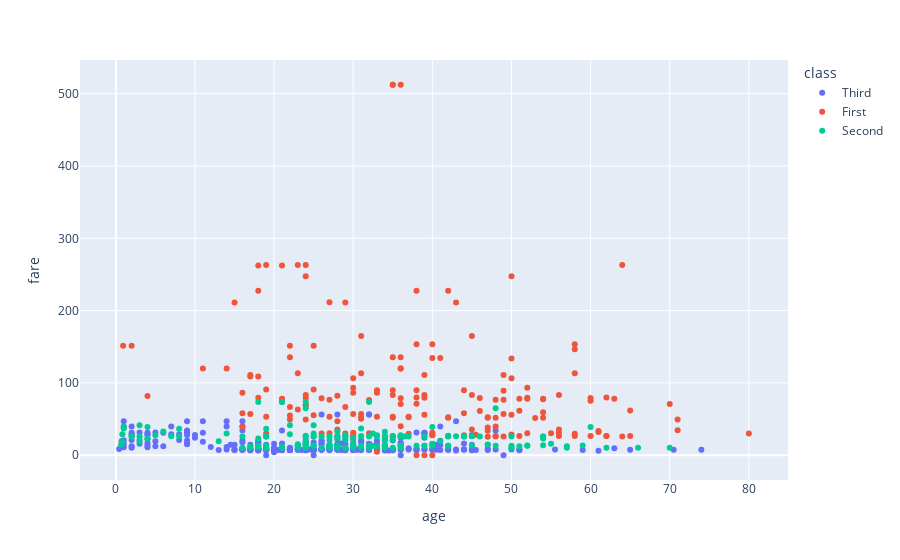

The notebook cell saved with this chart:
### Code cell
fig = px.scatter(df, x='age', y='fare', color='class')
fig.show()

### Figure 1 — Plotly figure (JSON) as saved in the notebook; plotly's stock layout.template omitted (floating-point values rounded to 4 significant figures; data arrays with more than 128 entries replaced by an {"elided": "..."} marker saying what was removed)
{"data": [{"hovertemplate": "class=Third<br>age=%{x}<br>fare=%{y}<extra></extra>", "legendgroup": "Third", "marker": {"color": "#636efa", "symbol": "circle"}, "mode": "markers", "name": "Third", "orientation": "v", "showlegend": true, "type": "scatter", "x": {"elided": "491 float values"}, "xaxis": "x", "y": {"elided": "491 float values"}, "yaxis": "y"}, {"hovertemplate": "class=First<br>age=%{x}<br>fare=%{y}<extra></extra>", "legendgroup": "First", "marker": {"color": "#EF553B", "symbol": "circle"}, "mode": "markers", "name": "First", "orientation": "v", "showlegend": true, "type": "scatter", "x": {"elided": "216 float values"}, "xaxis": "x", "y": {"elided": "216 float values"}, "yaxis": "y"}, {"hovertemplate": "class=Second<br>age=%{x}<br>fare=%{y}<extra></extra>", "legendgroup": "Second", "marker": {"color": "#00cc96", "symbol": "circle"}, "mode": "markers", "name": "Second", "orientation": "v", "showlegend": true, "type": "scatter", "x": {"elided": "184 float values"}, "xaxis": "x", "y": {"elided": "184 float values"}, "yaxis": "y"}], "layout": {"legend": {"title": {"text": "class"}, "tracegroupgap": 0}, "margin": {"t": 60}, "xaxis": {"anchor": "y", "domain": [0, 1], "title": {"text": "age"}}, "yaxis": {"anchor": "x", "domain": [0, 1], "title": {"text": "fare"}}}}
